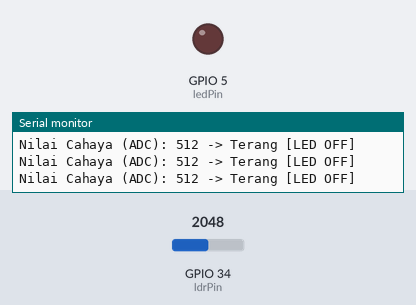
The sketch below on a simulated ESP32. On the bench: output pins drawn as LEDs (lit = HIGH), the last lines printed to the serial monitor. The test bench sets the inputs (shaded band); at power-on: GPIO 34 (ldrPin) = 2048 (analog values on the 0–4095 scale).

Above: at 1.3 s.
1.4 s: GPIO 34 (ldrPin) set to 842
2.9 s: GPIO 34 (ldrPin) set to 748
At 4.2 s:
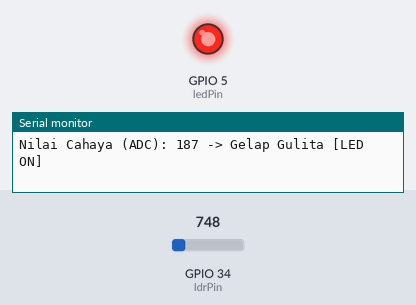
4.5 s: GPIO 34 (ldrPin) set to 1228
At 5.5 s:
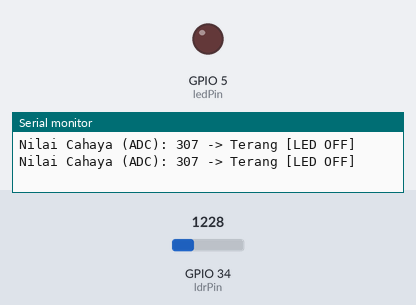
6.0 s: GPIO 34 (ldrPin) set to 491
At 6.6 s:
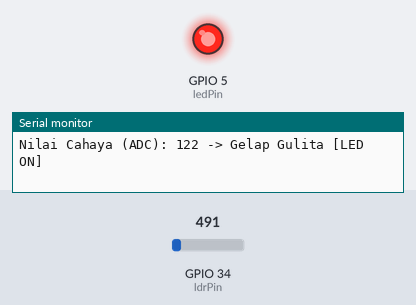
Timing chart, 0 to 8.5 s (numbered marks = the images above; inputs shaded):
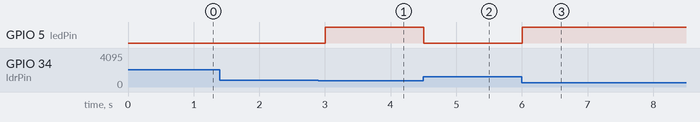

The sketch:

sketch.ino
```cpp
const byte ldrPin = 34; // Pin analog LDR
const byte ledPin = 5;  // Pin LED (D1)

void setup() {
  Serial.begin(115200);

  pinMode(ledPin, OUTPUT);
  digitalWrite(ledPin, LOW); // Kondisi awal LED mati

  analogReadResolution(10);  // Skala ADC 10-bit (0 - 1023)
}

void loop() {
  int ldrValue = analogRead(ldrPin);

  Serial.print("Nilai Cahaya (ADC): ");
  Serial.print(ldrValue);

  // Nyala HANYA JIKA gelap gulita (< 200)
  if (ldrValue < 200) {
    digitalWrite(ledPin, HIGH);
    Serial.println(" -> Gelap Gulita [LED ON]");
  } else {
    digitalWrite(ledPin, LOW);
    Serial.println(" -> Terang [LED OFF]");
  }

  delay(500);
}
```

Measured:
- the behaviour switches between 800 and 799 on GPIO 34 (ldrPin) (found by bisection; images 0 and 1)
- after the input at 2.9 s, GPIO 5 (ledPin): LOW → HIGH after 0.10 s
- after the input at 4.5 s, GPIO 5 (ledPin): HIGH → LOW at once
- after the input at 6.0 s, GPIO 5 (ledPin): LOW → HIGH at once
